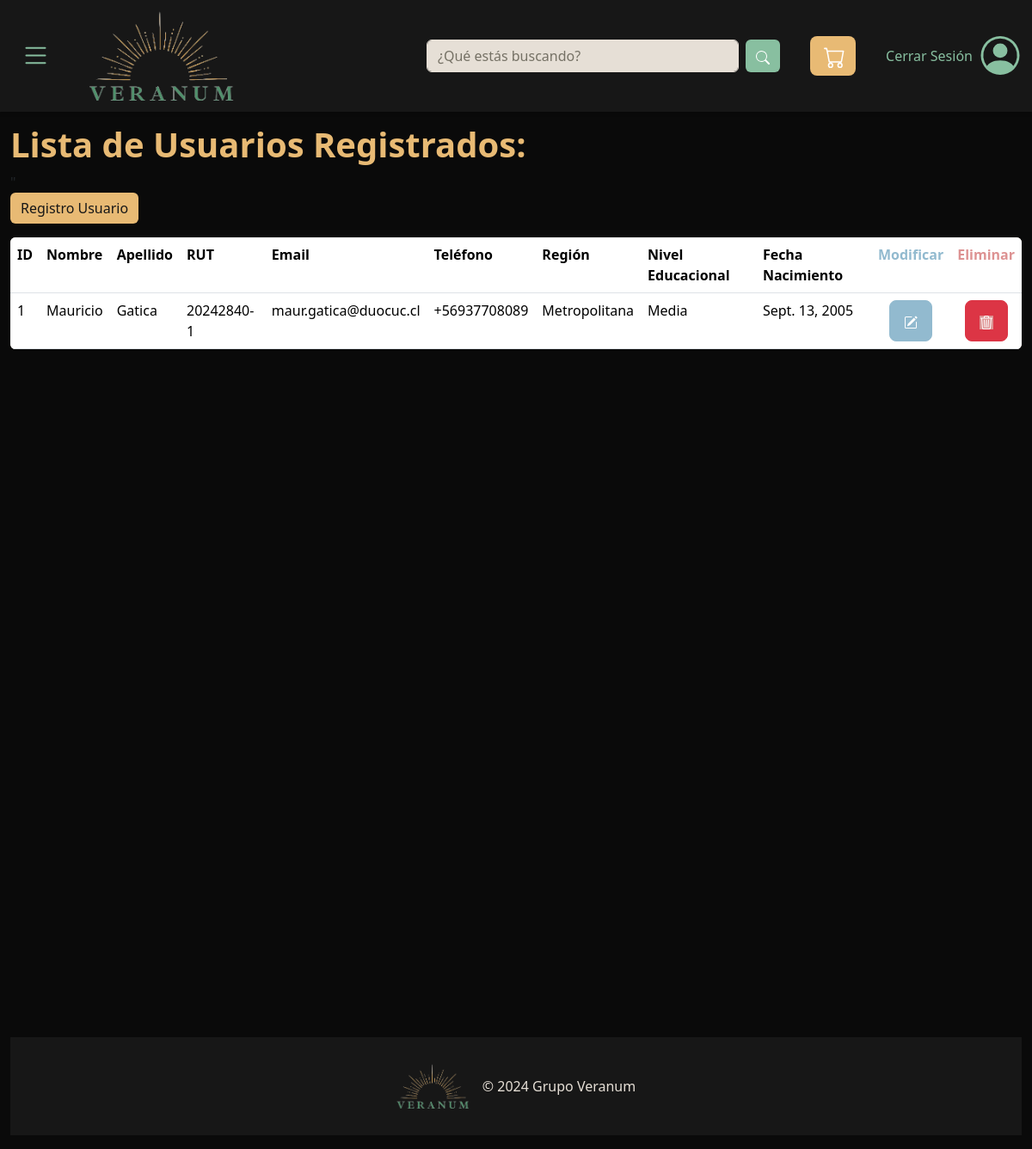
Page /listadoUsuarios (signed in) on the earlier database version.
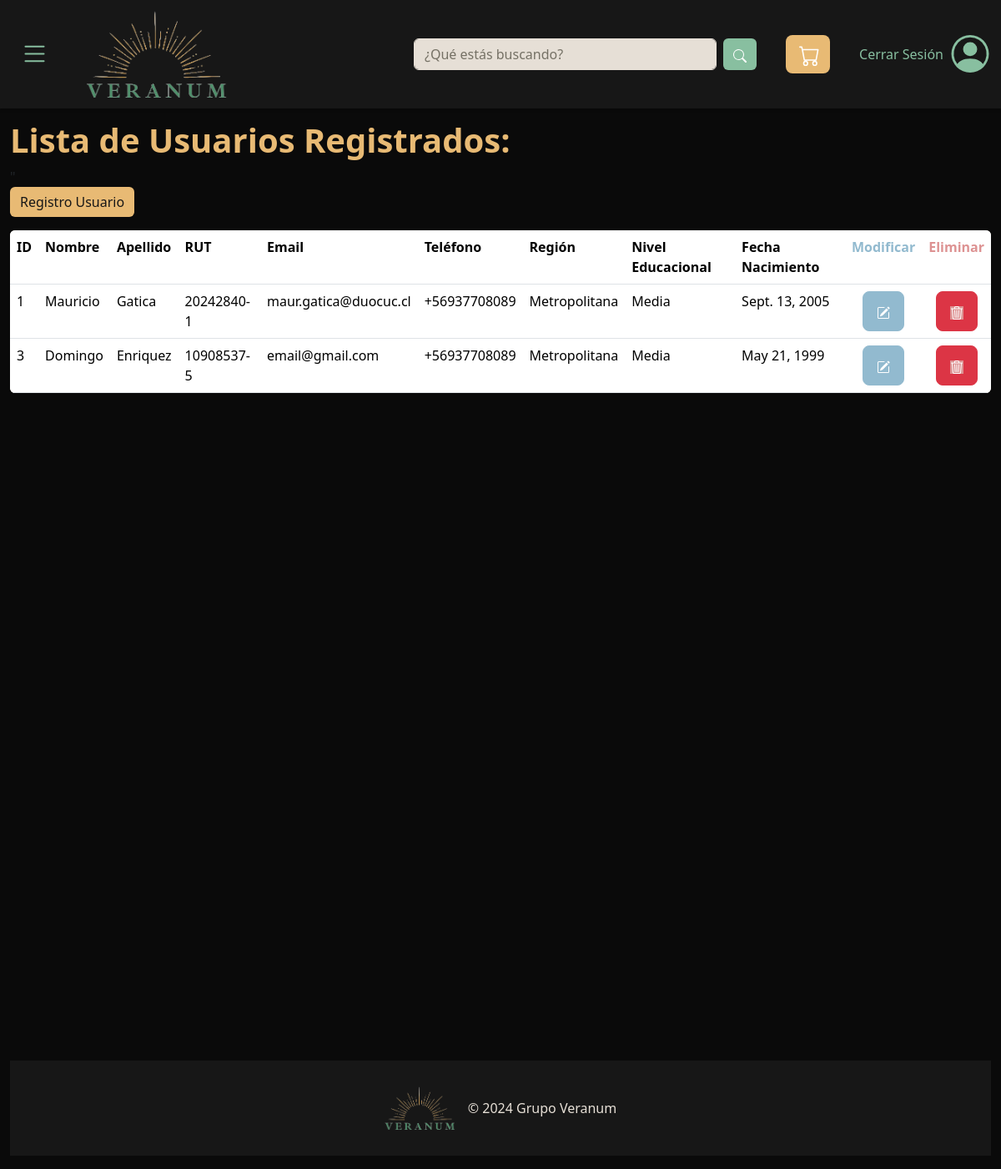
Same page on the later database version.
### Store/models.py (models this page shows)
class Usuario ( models.Model):
    idUsuario = models.AutoField(primary_key=True)
    nombre    = models.CharField(max_length=35)
    apellido  = models.CharField(max_length=35)
    rut       = models.CharField(max_length=40, default='11111111-1')
    email     = models.EmailField(max_length=70)
    telefono  = models.CharField(max_length=40)
    region    = models.ForeignKey('Region', on_delete=models.CASCADE)
    nivelEd   = models.ForeignKey('nivelEducacional', on_delete=models.CASCADE)
    fechaNac  = models.DateField(default='2000-01-01')

class Region (models.Model):
    idRegion = models.IntegerField(primary_key=True)
    nombre = models.CharField(max_length=40)

class nivelEducacional(models.Model):
    idEducacion = models.IntegerField(primary_key=True)
    nombre = models.CharField(max_length=60)

### Store/views.py (the view)
# urls.py: path('listadoUsuarios', views.listadoUsuarios, name='listadoUsuarios'),
@login_required
def listadoUsuarios(request):
    usuario = Usuario.objects.all()
    regiones = Region.objects.all()
    nivelesEducacionales = nivelEducacional.objects.all()
    context = {
    'usuario': usuario,
    'regiones': regiones,
    'nivelesEducacionales': nivelesEducacionales,
    }
    return render(request, 'listadoUsuarios.html', context)

### Store/templates/listadoUsuarios.html (shortened to what this page needs)
{% extends "plantilla_base.html" %}
{% block contenido %}
<h1 class="pt-5 mt-5" style="font-weight:bold; color:#E8BA74">Lista de Usuarios Registrados:</h1>
<table class="table table-resposive mb-0 mr-2 ml-2">
    <tr class="listado" >
        <th >ID</th>
        <th >Nombre</th>
        <th >Apellido</th>
        <th >RUT</th>
        <th >Email</th>"
        <th >Teléfono</th>
        <th >Región</th>
        <th >Nivel Educacional</th>
        <th >Fecha Nacimiento</th>
        <th style="color: #92BACF; text-align:center">Modificar</th>
        <th style="color: #dd9292;text-align:center">Eliminar</th>
    </tr>
    {%for usuario in usuario%}
        <td >{{usuario.idUsuario}} </td>
        <td >{{usuario.nombre}}</td>
        <td >{{usuario.apellido}}</td>
        <td >{{usuario.rut}}</td>
        <td >{{usuario.email}}</td>
        <td >{{usuario.telefono}}</td>
        <td >{{usuario.region.nombre}}</td>
        <td >{{usuario.nivelEd.nombre}}</td>
        <td >{{usuario.fechaNac}}</td>
        <td class="text-center"><a href="{% url 'modificarUsuario' idUsuario=usuario.idUsuario %}" class="btn btn-info btn-lg" style="background-color: #92BACF; border-color:#92BACF">
        </a></td>
        <td class="text-center"><a href="{% url 'eliminarUsuario' idUsuario=usuario.idUsuario %}" class="btn btn-danger btn-lg"></a></td>
    {%endfor%}
        <a href="{%url 'registroUsuarios' %}"><button class="btn btnAgregar btn-success mb-3" id="btnAgregar" style="color:#171717;background-color: #E8BA74;border: none;">Registro Usuario</button></a>
    <table class="table table-resposive">
        <div class="container-fluid d-flex flex-column min-vh-100">
        </div>
{%endblock%}

Differences in the rows shown:
added Usuario: idUsuario "3", nombre "Domingo", apellido "Enriquez", rut "10908537-5", email "email@gmail.com", telefono "+56937708089", region.nombre "Metropolitana", nivelEd.nombre "Media", fechaNac "May 21, 1999"
